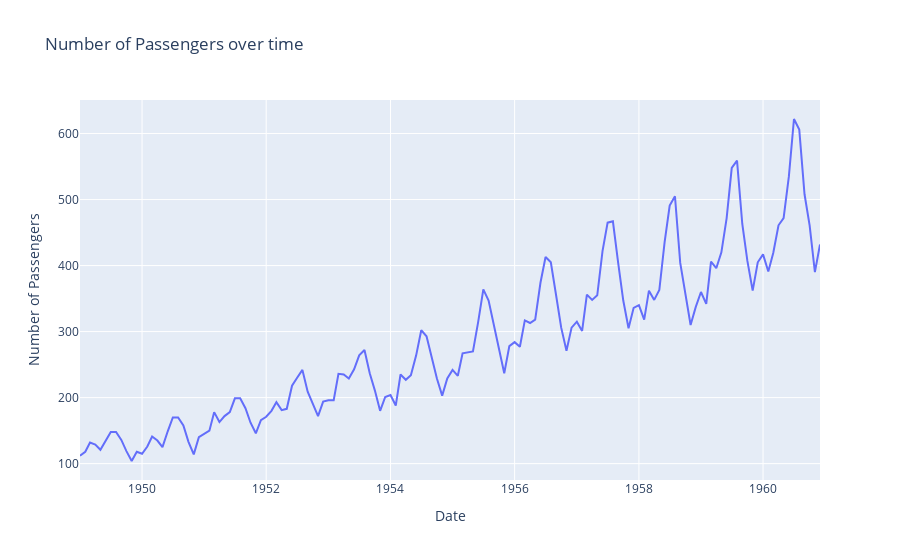

Source (notebook cell):
### Code cell
# plot the same plot using plotly
import plotly.express as px
fig = px.line(df, x='Date', y='Number of Passengers', title='Number of Passengers over time')
fig.show()

### Figure 1 — Plotly figure (JSON) as saved in the notebook; plotly's stock layout.template omitted (floating-point values rounded to 4 significant figures; data arrays with more than 128 entries replaced by an {"elided": "..."} marker saying what was removed)
{"data": [{"hovertemplate": "Date=%{x}<br>Number of Passengers=%{y}<extra></extra>", "legendgroup": "", "line": {"color": "#636efa", "dash": "solid"}, "marker": {"symbol": "circle"}, "mode": "lines", "name": "", "orientation": "v", "showlegend": false, "type": "scatter", "x": {"elided": "144 str values"}, "xaxis": "x", "y": {"elided": "144 int values"}, "yaxis": "y"}], "layout": {"legend": {"tracegroupgap": 0}, "title": {"text": "Number of Passengers over time"}, "xaxis": {"anchor": "y", "domain": [0, 1], "title": {"text": "Date"}}, "yaxis": {"anchor": "x", "domain": [0, 1], "title": {"text": "Number of Passengers"}}}}
